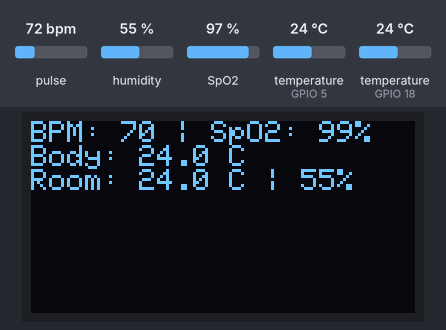
Recording of a sketch running on a simulated ESP32. Shown: 128×64 one-colour display. The inputs (shaded band) are chosen by the test bench; at power-on: pulse 72 bpm, humidity 55 %, temperature (sensors on GPIO 5, GPIO 18) 24 °C, SpO2 97 %. WiFi joins after 1.5 s; servers stay silent unless stated; the local clock reads 2024-03-15 10:24:30 at power-on unless the sketch sets it; storage starts empty; random numbers use the default seed unless the sketch sets one; EEPROM starts erased.

Above: at 2.4 s.
2.5 s: pulse set to 42 bpm
At 5.1 s:
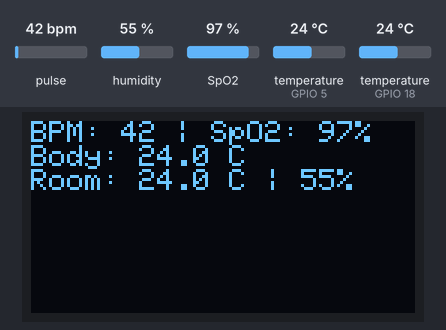
6.3 s: humidity set to 22 %
At 8.7 s:
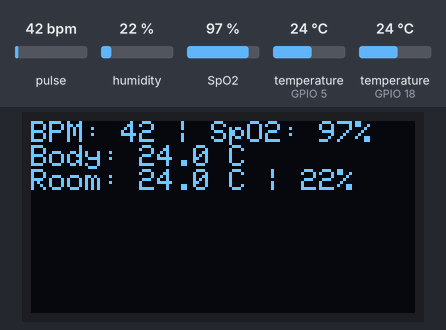
9.3 s: temperature (sensor on GPIO 5) set to 12 °C
At 10.6 s:
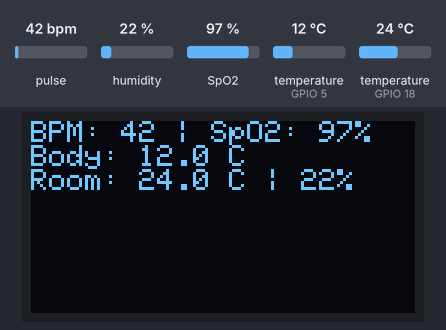
11.2 s: SpO2 set to 80 %
At 12.4 s:
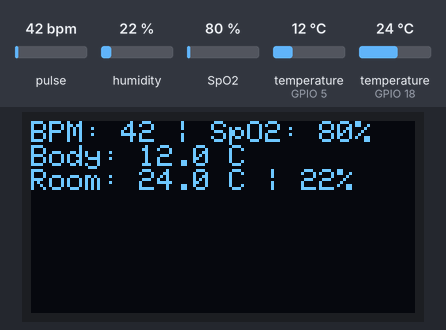
13.3 s: temperature (sensor on GPIO 18) set to 12 °C
At 18.0 s:
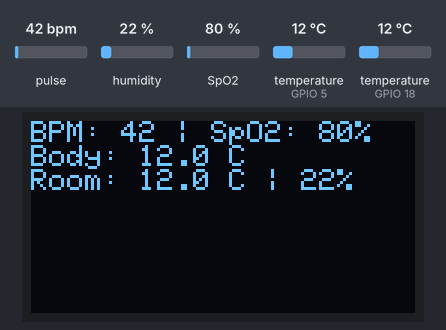
18.3 s: temperature (sensor on GPIO 5) set to 19 °C
Timing chart, 0 to 21.3 s (numbered marks = the images above; inputs shaded):
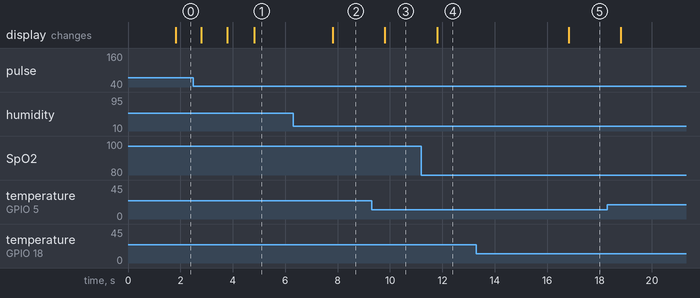

The sketch:

mobile_health_monitor.ino
```cpp
/* * Mobile Health Monitor - ESP32
 * Core: MAX30100, DHT11, DS18B20, SSD1306
 * Features: mDNS, LittleFS Logging, ntfy.sh Alerts
 */

#include <WiFi.h>
#include <WebServer.h>
#include <ESPmDNS.h>
#include <Wire.h>
#include <LittleFS.h>
#include <Preferences.h>
#include <WiFiClientSecure.h>
#include <HTTPClient.h>

#include "MAX30100_PulseOximeter.h"
#include "DHT.h"
#include <OneWire.h>
#include <DallasTemperature.h>
#include <Adafruit_GFX.h>
#include <Adafruit_SSD1306.h>

// --- Config Consts ---
#define DHT_PIN 18
#define DS_PIN 5
#define OLED_ADDR 0x3C
#define LOG_FILE "/log.csv"

// WiFi - de completat la fata locului
const char* ssid = "REPLACE_WITH_SSID";
const char* pass = "REPLACE_WITH_PASS";

// --- Obiecte ---
PulseOximeter pox;
DHT dht(DHT_PIN, DHT11);
OneWire oneWire(DS_PIN);
DallasTemperature ds18b20(&oneWire);
Adafruit_SSD1306 display(128, 64, &Wire, -1);
WebServer server(80);
Preferences storage;

// --- Globale ---
int bpmLimit = 140;
float roomT, hum, bodyT, bpm, spo2;
bool sensorReady = false;
uint32_t lastAlert = 0;
String alertTimestamp = "-";
int triggerCount = 0;

// Buffer istoric pentru graficele din web (60 entry-uri)
#define HIST_SIZE 60
float h_bpm[HIST_SIZE], h_roomT[HIST_SIZE], h_hum[HIST_SIZE];
int hIdx = 0;
bool hWrapped = false;

unsigned long prevSensors = 0;
unsigned long prevLog = 0;

// --- Utilitare ---
String getClock() {
    struct tm t;
    if (getLocalTime(&t, 50)) {
        char b[24];
        strftime(b, sizeof(b), "%H:%M:%S", &t);
        return String(b);
    }
    return String(millis() / 1000) + "s";
}

void updateHistory() {
    h_bpm[hIdx] = bpm;
    h_roomT[hIdx] = roomT;
    h_hum[hIdx] = hum;
    hIdx++;
    if (hIdx >= HIST_SIZE) { hIdx = 0; hWrapped = true; }
}

void pushToLog() {
    File f = LittleFS.open(LOG_FILE, "a");
    if (!f) return;
    f.printf("%s,%.1f,%.1f,%.1f,%.1f,%.1f\n", getClock().c_str(), bpm, spo2, roomT, hum, bodyT);
    f.close();
}

// ntfy.sh - trimite alerta pe telefon
void sendWarning(int val) {
    if (WiFi.status() != WL_CONNECTED) return;

    WiFiClientSecure client;
    client.setInsecure();
    HTTPClient http;

    http.begin(client, "https://ntfy.sh/Mobile-Health-Monitor-Local");
    http.addHeader("Title", "Alerta Puls Ridicat!");
    http.addHeader("Priority", "4");

    String msg = "Puls detectat: " + String(val) + " BPM (Limita: " + String(bpmLimit) + ")";
    int res = http.POST(msg);
    if (res > 0) {
        lastAlert = millis();
        alertTimestamp = getClock();
    }
    http.end();
}

// --- Web Handlers ---
void handleAPI() {
    String json = "{";
    json += "\"wifi\":" + String(WiFi.status() == WL_CONNECTED ? "true":"false") + ",";
    json += "\"bpm\":" + String(bpm, 1) + ",";
    json += "\"spo2\":" + String(spo2, 1) + ",";
    json += "\"roomT\":" + (isnan(roomT) ? "null" : String(roomT, 1)) + ",";
    json += "\"bodyT\":" + (isnan(bodyT) ? "null" : String(bodyT, 1)) + ",";
    json += "\"lastAlert\":\"" + alertTimestamp + "\",";
    json += "\"hist_bpm\":[";
    int count = hWrapped ? HIST_SIZE : hIdx;
    for(int i=0; i<count; i++) {
        int idx = hWrapped ? (hIdx + i) % HIST_SIZE : i;
        json += String(h_bpm[idx], 1) + (i == count-1 ? "" : ",");
    }
    json += "]}";
    server.send(200, "application/json", json);
}

// HTML-ul e integrat brut pentru viteza
const char WEB_UI[] PROGMEM = R"raw(
<!特ype html><html><head><title>MHM Dashboard</title>
<meta name="viewport" content="width=device-width, initial-scale=1">
<style>
  body { font-family: sans-serif; background: #0f172a; color: #f8fafc; padding: 20px; }
  .grid { display: grid; grid-template-columns: repeat(auto-fit, minmax(200px, 1fr)); gap: 15px; }
  .card { background: #1e293b; padding: 20px; border-radius: 12px; border: 1px solid #334155; }
  h1 { color: #38bdf8; }
  .val { font-size: 2.5rem; font-weight: bold; display: block; }
  .unit { font-size: 1rem; color: #94a3b8; }
</style></head>
<body>
  <h1>Health Monitor Live</h1>
  <div class="grid">
    <div class="card"><span>Heart Rate</span><span class="val" id="bpm">--</span><span class="unit">BPM</span></div>
    <div class="card"><span>SpO2</span><span class="val" id="spo2">--</span><span class="unit">%</span></div>
    <div class="card"><span>Body Temp</span><span class="val" id="bodyT">--</span><span class="unit">C</span></div>
  </div>
  <p>Last Alert: <span id="alert">--</span></p>
  <script>
    setInterval(async () => {
      const r = await fetch('/api');
      const j = await r.json();
      document.getElementById('bpm').innerText = j.bpm;
      document.getElementById('spo2').innerText = j.spo2;
      document.getElementById('bodyT').innerText = j.bodyT;
      document.getElementById('alert').innerText = j.lastAlert;
    }, 1000);
  </script>
</body></html>
)raw";

void setup() {
    Serial.begin(115200);
    Wire.begin();

    // Init OLED
    if(!display.begin(SSD1306_SWITCHCAPVCC, OLED_ADDR)) Serial.println("OLED err");
    display.clearDisplay();
    display.display();

    // NVS Settings
    storage.begin("mhm", false);
    bpmLimit = storage.getInt("thr", 140);

    LittleFS.begin(true);

    // WiFi simple setup
    WiFi.begin(ssid, pass);
    MDNS.begin("health-monitor");

    dht.begin();
    ds18b20.begin();

    // Sensor MAX30100
    if (pox.begin()) {
        sensorReady = true;
        pox.setIRLedCurrent(MAX30100_LED_CURR_7_6MA);
    }

    // Server routes
    server.on("/", []() { server.send(200, "text/html", WEB_UI); });
    server.on("/api", handleAPI);
    server.on("/set", []() {
        if(server.hasArg("val")) {
            bpmLimit = server.arg("val").toInt();
            storage.putInt("thr", bpmLimit);
        }
        server.send(200, "text/plain", "OK");
    });
    server.begin();
}

void loop() {
    if (sensorReady) pox.update();
    server.handleClient();

    unsigned long now = millis();

    // Citire senzori la 1s
    if (now - prevSensors >= 1000) {
        prevSensors = now;

        roomT = dht.readTemperature();
        hum = dht.readHumidity();
        ds18b20.requestTemperatures();
        bodyT = ds18b20.getTempCByIndex(0);

        if (sensorReady) {
            bpm = pox.getHeartRate();
            spo2 = pox.getSpO2();

            // Fallback: Daca nu e degetul pe senzor, simulam niste valori pt demo
            if (bpm < 2.0) {
                bpm = 70.0 + random(-2, 3);
                spo2 = 98.0 + (random(0, 10) / 10.0);
            }
        }

        // Logica Alerta
        if (bpm > bpmLimit) triggerCount++;
        else triggerCount = 0;

        if (triggerCount >= 3 && (now - lastAlert > 300000)) {
            sendWarning((int)bpm);
            triggerCount = 0;
        }

        updateHistory();

        // Update rapid OLED
        display.clearDisplay();
        display.setTextSize(1);
        display.setTextColor(1);
        display.setCursor(0,0);
        display.printf("BPM: %.0f | SpO2: %.0f%%\n", bpm, spo2);
        display.printf("Body: %.1f C\n", bodyT);
        display.printf("Room: %.1f C | %0.f%%\n", roomT, hum);
        display.display();
    }

    // Log in Flash la 10s
    if (now - prevLog >= 10000) {
        prevLog = now;
        pushToLog();
    }
}
```

Measured:
- after the input at 6.3 s, the display: changes after 1.5 s (image 2)
- after the input at 9.3 s, the display: changes after 0.49 s (image 3)
- after the input at 11.2 s, the display: changes after 0.60 s (image 4)
- after the input at 13.3 s, the display: changes after 3.5 s (image 5)
